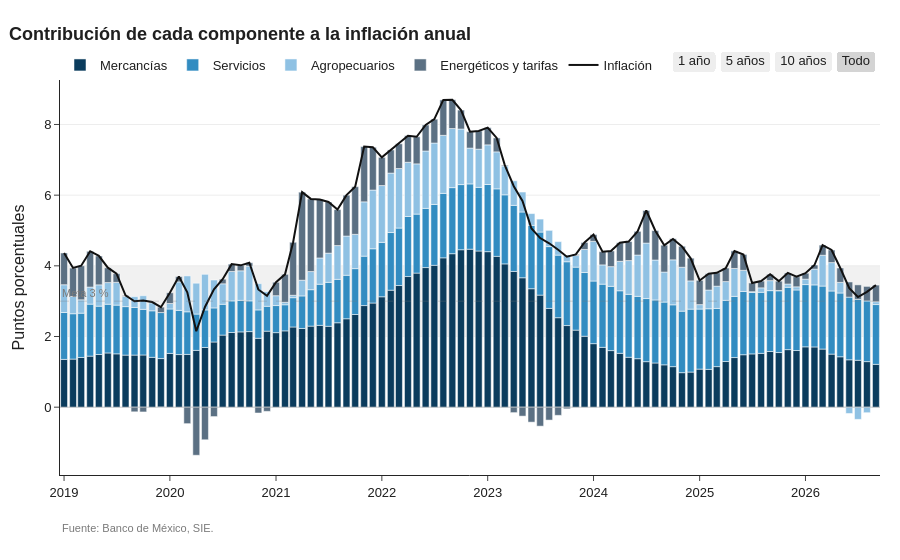

The cell this chart's notebook holds for it:
### Markdown cell above
### ¿Qué la empuja?

`contribuciones_inflacion` reparte la inflación anual entre mercancías, servicios, agropecuarios y energéticos.
No hace falta conocer los ponderadores oficiales: dentro de cada periodo de ponderadores fijos el índice general
es una suma exacta de sus componentes, y los coeficientes se estiman de los propios datos. La columna `residuo`
muestra lo que la suma no explica.

### Code cell
aportes = bmx.contribuciones_inflacion("2019-01-01")

sie.graficar_contribuciones(aportes, "Contribución de cada componente a la inflación anual").show()
print(f"Residuo máximo: {aportes['residuo'].abs().max():.3f} puntos porcentuales")
aportes.tail(4).round(2)
